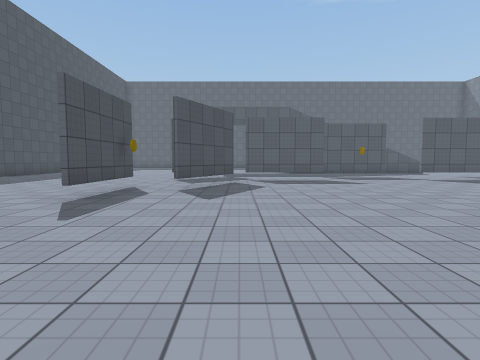
view 1 (above)

20 first-person views from a walk through a scene from a Unity 3-D project. The camera is 1.3 m above the floor, tilts 4° down and sees 80° across. The floor is counted in squares, 2 m on a side. Each view is taken from the middle of a square. On the plan, view 1 faces up. The plan holds only what a view shows up to about 9 squares ahead; the rest is blank. The player character is not drawn. Surface patterns are stand-ins for the level's own textures.

view 2
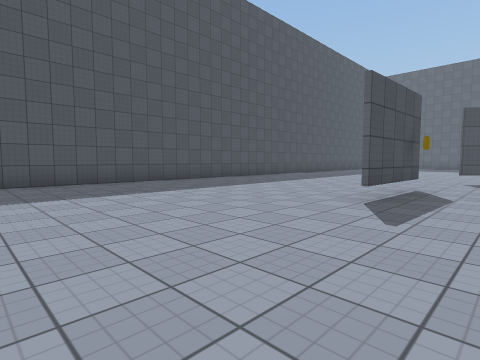

view 3
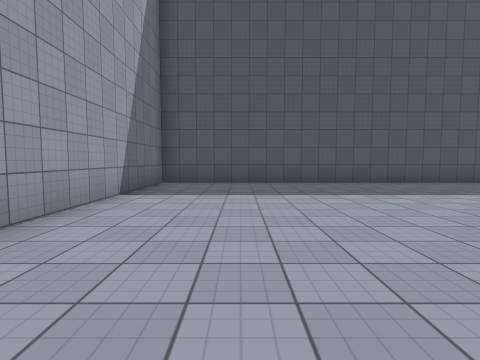

view 4
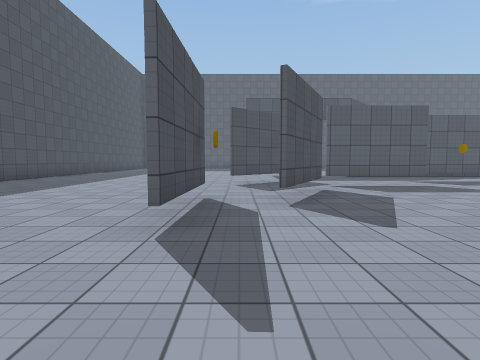

view 5
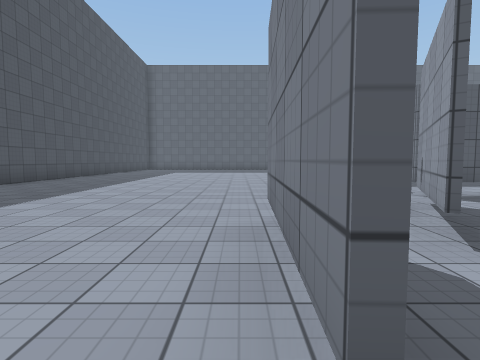

view 6
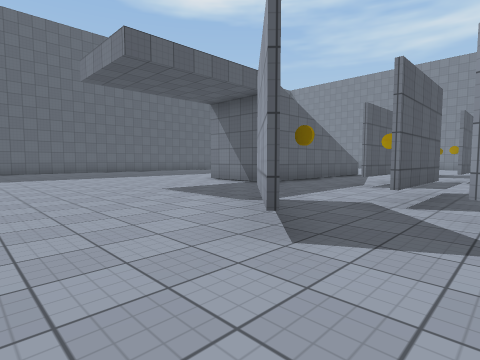

view 7
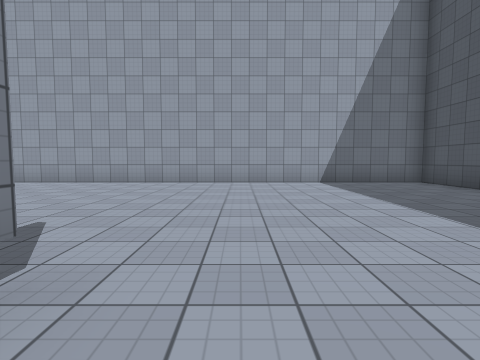

view 8
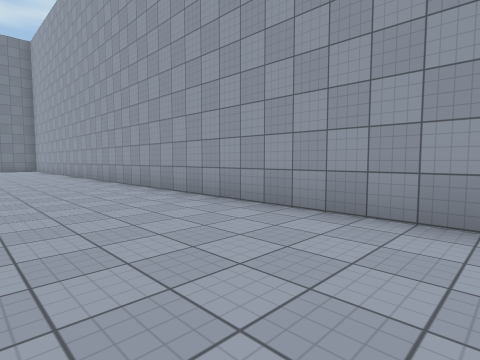

view 9
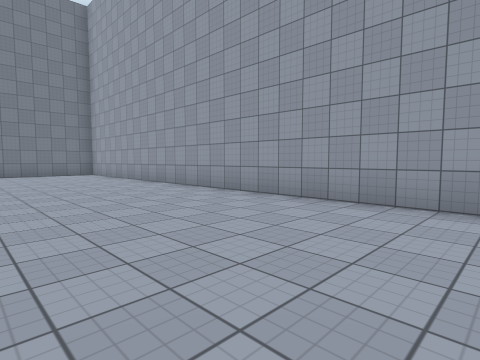

view 10
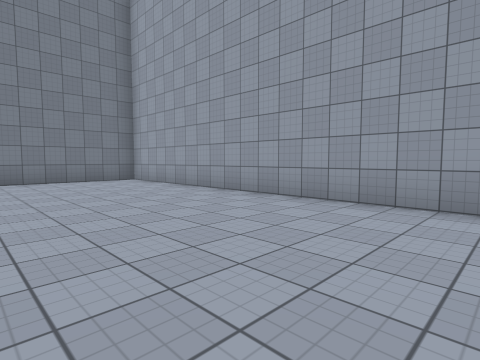

view 11
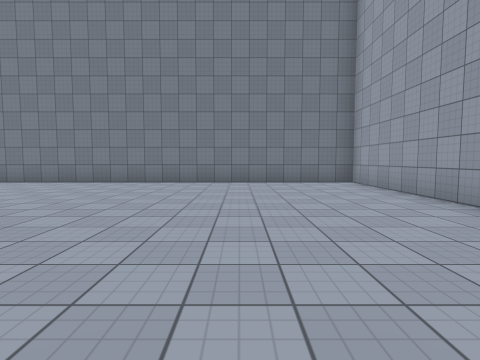

view 12
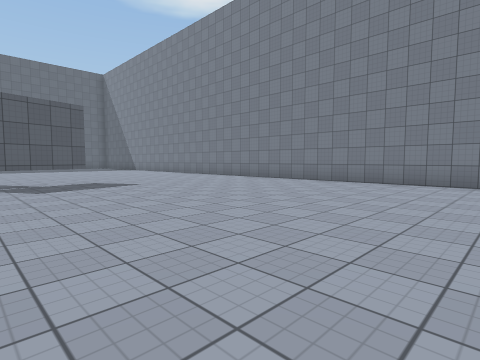

view 13
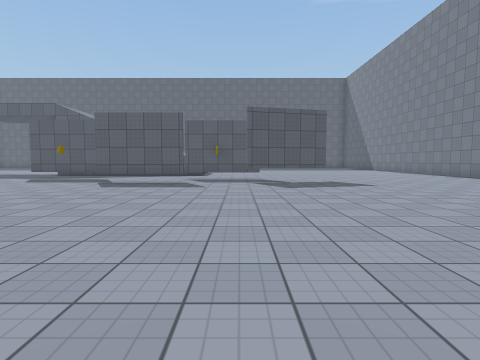

view 14
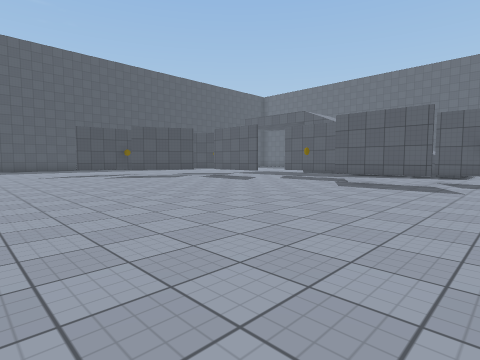

view 15
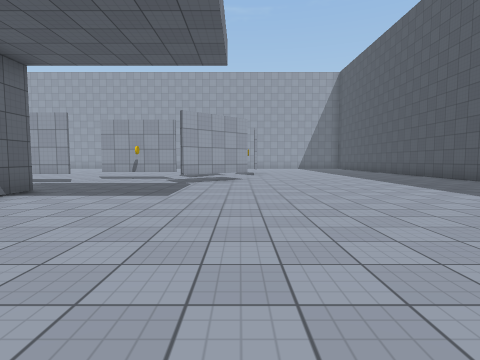

view 16
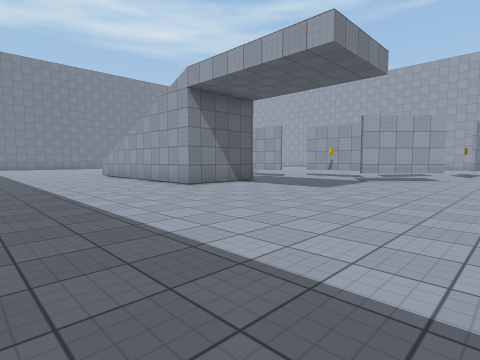

view 17
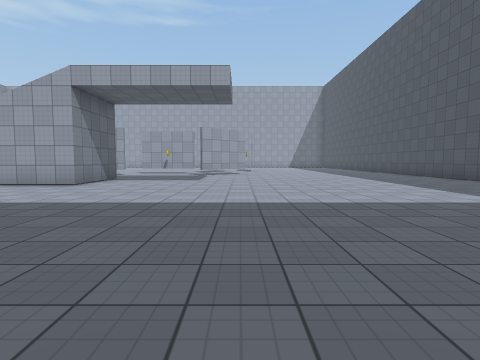

view 18
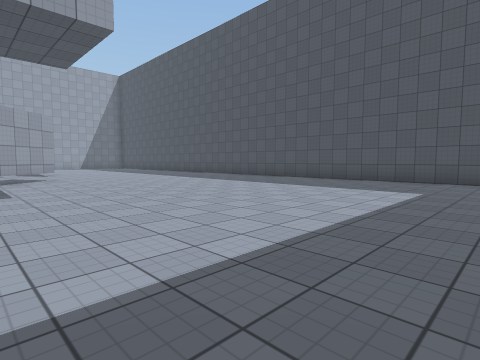

view 19
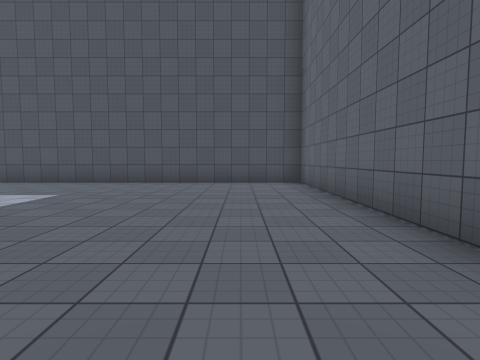

view 20
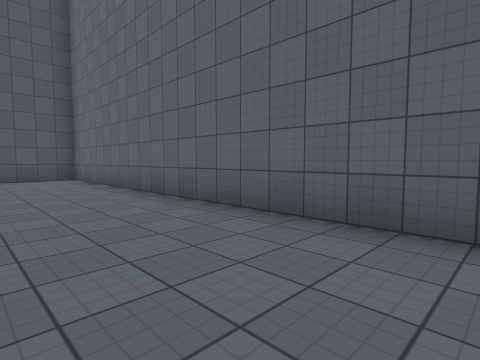

### Floor plan
Points are (right, up) in squares from view 1. A wall is a line through its corners. A room is listed if a view was taken in it or the views show most of it. See-through windows are left out.
Room 1 (views 1, 2, 3, 4, 5, 6, 7, 8, 9, 10, 11, 12, 13, 14, 15, 16, 17, 18, 19, 20)
walls: (2.8, 9.2) (0.1, 9.2); (5.4, 10.7) (2.9, 10.7); (2.2, 13.1) (2.2, 15.7) (4.5, 15.7); (8.4, 9.2) (5.8, 9.2); (-0.2, 8.4) (-1.4, 6); (-0.8, 10.7) (-2.2, 9.3); (-2.3, 9.4) (-0.4, 11.2); (-1.5, 6.1) (-0.3, 8.4); (-2.6, 7) (-2.7, 4.5); (12.7, 9.8) (10.1, 9.1); (-2.8, 4.5) (-2.7, 7); (-9.2, 7) (-9.2, -2.3) (18.3, -2.3) (18.3, 8); (0.9, 23.8) (-9.2, 23.8) (-9.2, 10)
ways out: opening at (5.7, 11.3); opening at (9.5, 9)

Positions as (right, up) in squares from view 1, and headings:
1: (0, 0), facing up
2: (-1, 0), facing up-left
3: (-1, 0), facing left
4: (-2, 2), facing up
5: (-3, 4), facing up
6: (-4, 8), facing up-right
7: (-4, 6), facing down
8: (-1, 1), facing down-right
9: (5, 2), facing down-right
10: (9, 2), facing down-right
11: (10, 1), facing right
12: (10, 1), facing up-right
13: (10, 1), facing up
14: (10, 1), facing up-left
15: (-2, 19), facing down
16: (-4, 20), facing down-right
17: (-2, 23), facing down
18: (0, 20), facing down-left
19: (-1, 22), facing left
20: (1, 21), facing up-left
